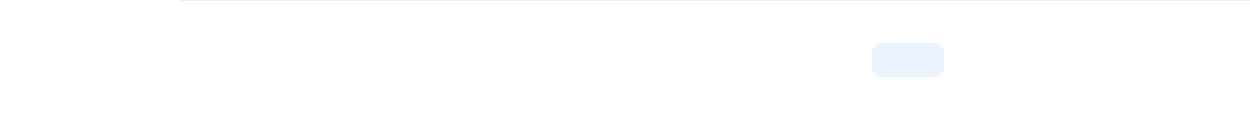
<?xml version="1.0" encoding="UTF-8"?>
<ui version="4.0">
 <class>CheckTableItem</class>
 <widget class="QWidget" name="CheckTableItem">
  <property name="geometry">
   <rect>
    <x>0</x>
    <y>0</y>
    <width>1250</width>
    <height>120</height>
   </rect>
  </property>
  <property name="minimumSize">
   <size>
    <width>0</width>
    <height>120</height>
   </size>
  </property>
  <property name="maximumSize">
   <size>
    <width>16777215</width>
    <height>120</height>
   </size>
  </property>
  <property name="windowTitle">
   <string>Form</string>
  </property>
  <property name="styleSheet">
   <string notr="true"/>
  </property>
  <layout class="QHBoxLayout" name="horizontalLayout">
   <property name="spacing">
    <number>0</number>
   </property>
   <property name="leftMargin">
    <number>0</number>
   </property>
   <property name="topMargin">
    <number>0</number>
   </property>
   <property name="rightMargin">
    <number>0</number>
   </property>
   <property name="bottomMargin">
    <number>0</number>
   </property>
   <item>
    <widget class="QFrame" name="checkTableItemBg">
     <property name="styleSheet">
      <string notr="true">#checkTableItemBg { 
	background-color: #FFFFFF; 
	border: none; 
	border-top: 1px solid #EBEDF0; 
	color: #222222; 
}
*{ font-family : 微软雅黑; font-size : 14px; line-height : 19px; }</string>
     </property>
     <property name="frameShape">
      <enum>QFrame::Shape::StyledPanel</enum>
     </property>
     <property name="frameShadow">
      <enum>QFrame::Shadow::Raised</enum>
     </property>
     <widget class="QLineEdit" name="videoUserId">
      <property name="geometry">
       <rect>
        <x>0</x>
        <y>0</y>
        <width>180</width>
        <height>118</height>
       </rect>
      </property>
      <property name="minimumSize">
       <size>
        <width>165</width>
        <height>0</height>
       </size>
      </property>
      <property name="styleSheet">
       <string notr="true">#videoUserId {
	border: none;
}</string>
      </property>
      <property name="text">
       <string/>
      </property>
      <property name="alignment">
       <set>Qt::AlignmentFlag::AlignCenter</set>
      </property>
      <property name="readOnly">
       <bool>true</bool>
      </property>
     </widget>
     <widget class="QLabel" name="nickNameLabel">
      <property name="geometry">
       <rect>
        <x>180</x>
        <y>0</y>
        <width>138</width>
        <height>120</height>
       </rect>
      </property>
      <property name="text">
       <string/>
      </property>
      <property name="alignment">
       <set>Qt::AlignmentFlag::AlignCenter</set>
      </property>
     </widget>
     <widget class="QLabel" name="videoTitleLabel">
      <property name="geometry">
       <rect>
        <x>318</x>
        <y>0</y>
        <width>265</width>
        <height>120</height>
       </rect>
      </property>
      <property name="styleSheet">
       <string notr="true">#videoTitleLabel { padding-left: 34px; padding-right: 34px; }</string>
      </property>
      <property name="text">
       <string/>
      </property>
      <property name="wordWrap">
       <bool>true</bool>
      </property>
     </widget>
     <widget class="QPushButton" name="videoBtn">
      <property name="geometry">
       <rect>
        <x>594</x>
        <y>16</y>
        <width>160</width>
        <height>88</height>
       </rect>
      </property>
      <property name="styleSheet">
       <string notr="true">#videoBtn { 
	background-color: transparent; 
	border: none; 
	/*border-image:url(:/images/admin/defaultVideoCover.png); */
}</string>
      </property>
      <property name="text">
       <string/>
      </property>
      <property name="iconSize">
       <size>
        <width>160</width>
        <height>88</height>
       </size>
      </property>
     </widget>
     <widget class="QPushButton" name="statusBtn">
      <property name="geometry">
       <rect>
        <x>872</x>
        <y>43</y>
        <width>72</width>
        <height>34</height>
       </rect>
      </property>
      <property name="styleSheet">
       <string notr="true">#statusBtn { 
	background-color: #EBF3FF; 
	border: none; 
	border-radius: 10px; 
	color: #3686FF; 
	font-size: 12px; 
	line-height: 16px; 
}</string>
      </property>
      <property name="text">
       <string/>
      </property>
     </widget>
     <widget class="QLabel" name="checkerLabel">
      <property name="geometry">
       <rect>
        <x>1004</x>
        <y>0</y>
        <width>121</width>
        <height>120</height>
       </rect>
      </property>
      <property name="text">
       <string/>
      </property>
      <property name="alignment">
       <set>Qt::AlignmentFlag::AlignCenter</set>
      </property>
     </widget>
     <widget class="QPushButton" name="operationBtn">
      <property name="geometry">
       <rect>
        <x>1156</x>
        <y>50</y>
        <width>29</width>
        <height>18</height>
       </rect>
      </property>
      <property name="styleSheet">
       <string notr="true">#operationBtn { color: #3686FF; border: none; background-color: transparent; }</string>
      </property>
      <property name="text">
       <string/>
      </property>
     </widget>
     <widget class="QPushButton" name="operationBtn2">
      <property name="geometry">
       <rect>
        <x>1215</x>
        <y>50</y>
        <width>29</width>
        <height>18</height>
       </rect>
      </property>
      <property name="styleSheet">
       <string notr="true">#operationBtn2 { color: #FD6A6A; border: none; background-color: transparent; }</string>
      </property>
      <property name="text">
       <string/>
      </property>
     </widget>
    </widget>
   </item>
  </layout>
 </widget>
 <resources/>
 <connections/>
</ui>
